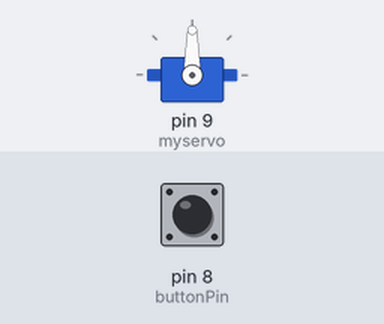
The sketch below on a simulated Arduino Uno, built with avr-gcc and run on an emulated ATmega328P. Shown: servo. The test bench sets the inputs (shaded band); at power-on: pin 8 (buttonPin) LOW. What the sketch prints to the serial monitor is not drawn.

Above: at 1.2 s.
1.3 s: pin 8 (buttonPin) pulled HIGH for 0.15 s
At 1.37 s:
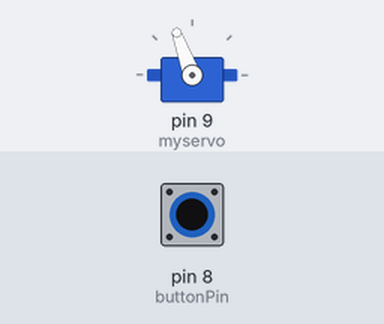
2.9 s: pin 8 (buttonPin) pulled HIGH for 3.2 s
At 6.7 s:
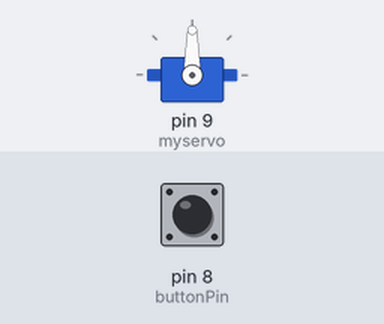
Timing chart, 0 to 8.2 s (numbered marks = the images above; inputs shaded):
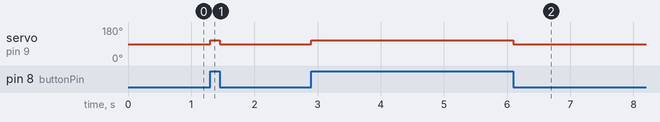

The sketch:

servoTesting.ino
```cpp
#include <Servo.h>

Servo myservo;  // create servo object to control a servo
// twelve servo objects can be created on most boards

int pos = 0;    // variable to store the servo position
const int buttonPin = 8;
int lastVal = 0;
int Val = 0;
void setup() {
  myservo.attach(9);  // attaches the servo on pin 9 to the servo object
  pinMode(buttonPin, INPUT);
  Serial.begin(9600);
}

void loop() {
  Serial.println(digitalRead(buttonPin));
  Val = digitalRead(buttonPin);
  if(Val != lastVal){
    if(Val == 1){
      myservo.write(110);
    }
    if(Val == 0){
      myservo.write(90);
    }

  }
  lastVal = Val;
}

//  for (pos = 0; pos <= 25; pos += 1) { // goes from 0 degrees to 25 degrees
//    // in steps of 1 degree
//    myservo.write(pos);              // tell servo to go to position in variable 'pos'
//    delay(5);                       // waits 5ms for the servo to reach the position
//  }
//  for (pos = 25; pos >= 0; pos -= 1) { // goes from 180 degrees to 0 degrees
//    myservo.write(pos);              // tell servo to go to position in variable 'pos'
//    delay(5);                       // waits 15ms for the servo to reach the position
//  }
//  delay(2000);
```

Measured:
- after the input at 1.3 s, servo on pin 9 (myservo): 90° → 110° at once, → 90° 0.15 s later
- after the input at 2.9 s, servo on pin 9 (myservo): 90° → 110° at once, → 90° 3.2 s later
